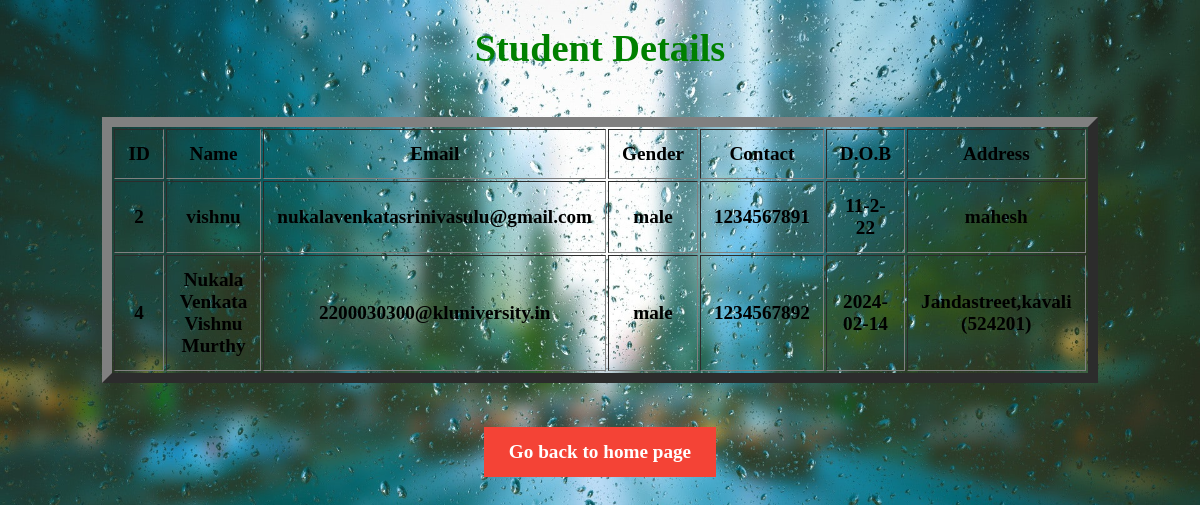
Page /student_info on the committed database.
### tables this page shows
CREATE TABLE Student_Info (id INTEGER PRIMARY KEY AUTOINCREMENT, name TEXT NOT NULL, email TEXT UNIQUE NOT NULL, gender TEXT NOT NULL, contact TEXT UNIQUE NOT NULL, dob TEXT NOT NULL, address TEXT NOT NULL);

### app.py (the view)
@app.route("/student_info")
def student_info():
    connection = sqlite3.connect("student_detials.db")
    connection.row_factory = sqlite3.Row
    cursor = connection.cursor()
    cursor.execute("select * from Student_Info")
    rows = cursor.fetchall()
    return render_template("student_info.html", rows=rows)

### templates/student_info.html (shortened to what this page needs)
<!DOCTYPE html>
 <html>
 <head>
 </head>
 <body>
 <h1 style="color: green">Student  Details</h1><br>
 <table align="center" cellspacing = "2" cellpadding = "13" border = "10" width="700" >
 <thead>
 <td>ID</td>
 <td>Name</td>
 <td>Email</td>
 <td>Gender</td>
 <td>Contact</td>
 <td>D.O.B</td>
 <td>Address</td>
 </thead>
 {% for row in rows %}
 <tr>
 <td>{{row["id"]}}</td>
 <td>{{row["name"]}}</td>
 <td>{{row["email"]}}</td>
 <td>{{row["gender"]}}</td>
 <td>{{row["contact"]}}</td>
 <td>{{row["dob"]}}</td>
 <td>{{row["address"]}}</td>
 </tr>
 {% endfor %}
 </table>
 <br><br>
 <a href="/">Go back to home page</a>
 </body>
 </html>

### templates/student_info.html (style rules this page uses)
body { background-image: url('/static/4.jpg'); background-size: cover; text-align: center; font-weight: bold; font-size: larger; }
a:link, a:visited { background-color: #f44336; color: white; padding: 14px 25px; text-align: center; text-decoration: none; display: inline-block; }

### rows in the picture
Student_Info: id "2", name "vishnu", email "nukalavenkatasrinivasulu@gmail.com", gender "male", contact "1234567891", dob "11-2-22", address "mahesh"
Student_Info: id "4", name "Nukala Venkata Vishnu Murthy", email "2200030300@kluniversity.in", gender "male", contact "1234567892", dob "2024-02-14", address "Jandastreet,kavali (524201)"
